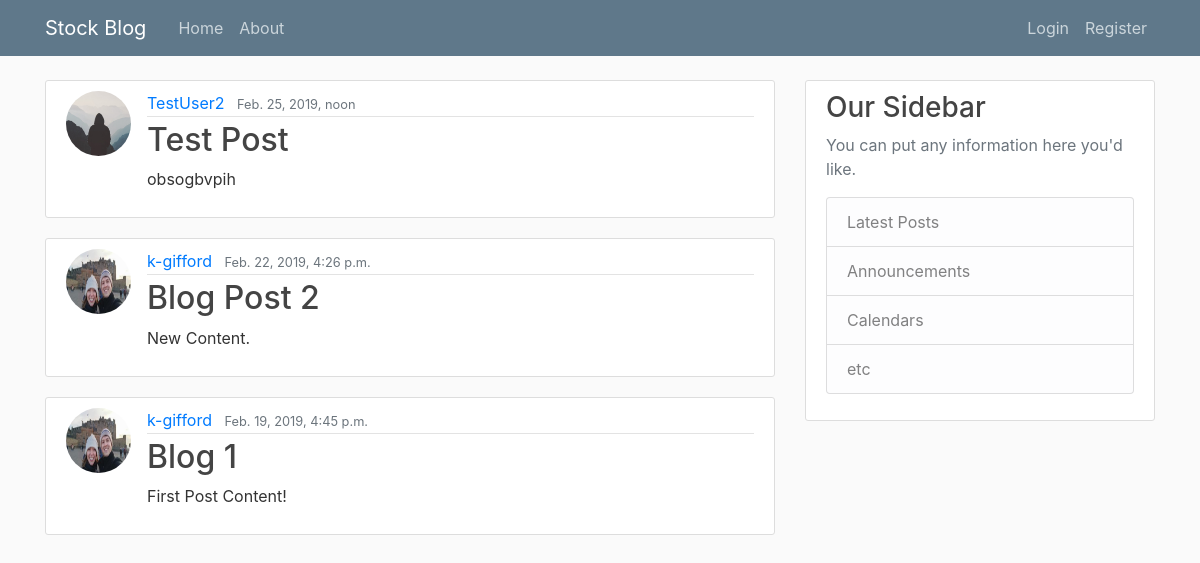
The app's page /, older data.
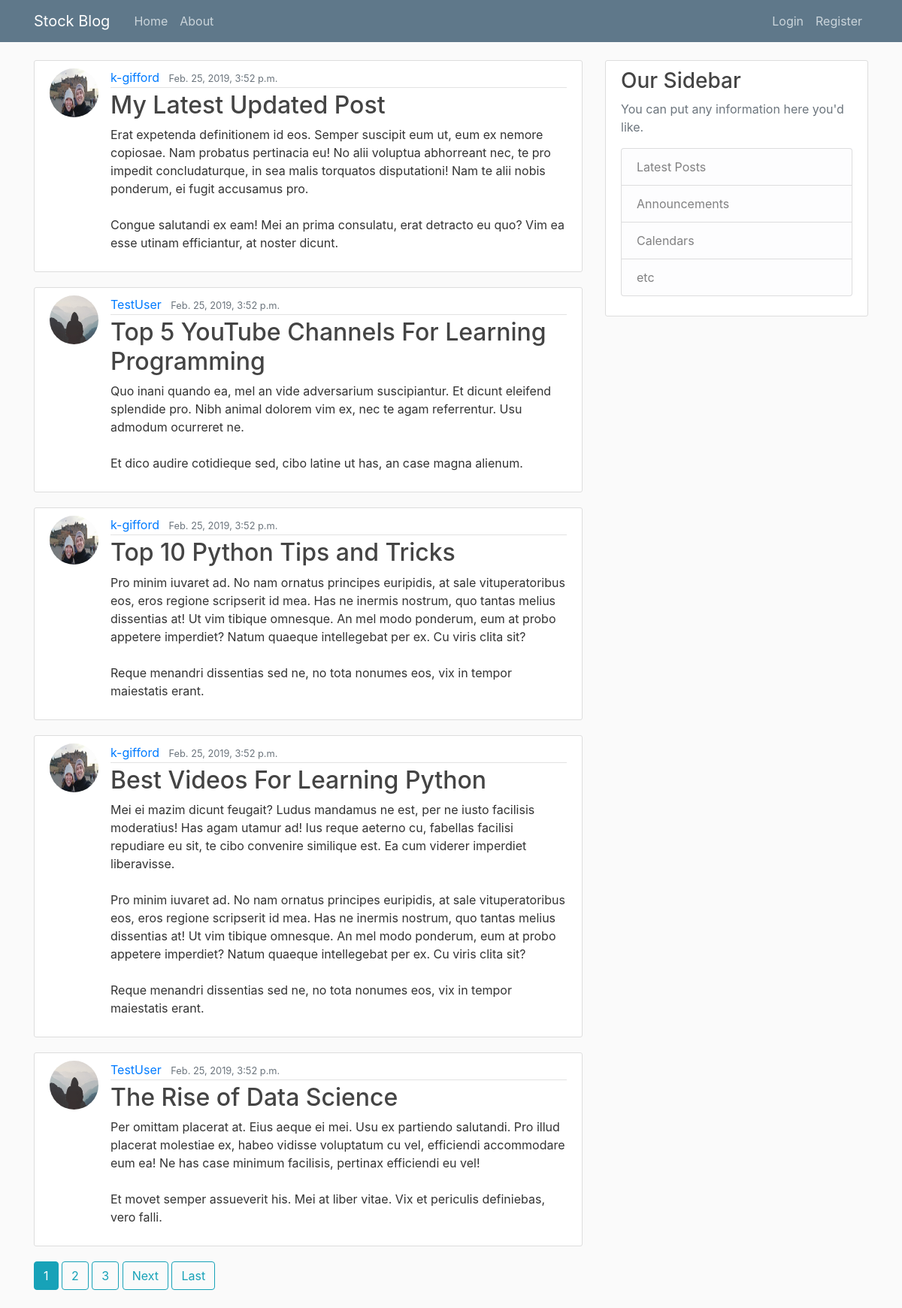
The same page, newer data.
### stock_blog/models.py (models this page shows, shortened)
class Post(models.Model):
    title = models.CharField(max_length=100)
    content = models.TextField()
    date_posted = models.DateTimeField(default=timezone.now)
    author = models.ForeignKey(User, on_delete=models.CASCADE)

### users/models.py (models this page shows, shortened)
class Profile(models.Model):
    user = models.OneToOneField(User, on_delete=models.CASCADE)
    image = models.ImageField(default='default.jpg', upload_to='profile_pics')

### stock_blog/views.py (the view)
# urls.py: path('', PostListView.as_view(), name='blog-home'),
class PostListView(ListView):
    model = Post
    template_name = 'stock_blog/home.html'  # <app>/<model>_<viewtype>.html
    context_object_name = 'posts'
    ordering = ['-date_posted']
    paginate_by = 5

### stock_blog/templates/stock_blog/home.html (shortened to what this page needs)
{% extends "stock_blog/base.html" %}
{% block content %}
  {% for post in posts %}
    <article class="media content-section">
      <img class="rounded-circle article-img" src="{{ post.author.profile.image.url }}">
      <div class="media-body">
        <div class="article-metadata">
          <a class="mr-2" href="#">{{ post.author }}</a>
          <small class="text-muted">{{ post.date_posted }}</small>
        </div>
        <h2><a class="article-title" href="{% url 'post-detail' post.id %}">{{ post.title }}</a></h2>
        <p class="article-content">{{ post.content }}</p>
      </div>
    </article>
  {% endfor %}
  {% if is_paginated %}
    {% for num in page_obj.paginator.page_range %}
      {% if page_obj.number == num %}
        <a class="btn btn-info mb-4" href="?page={{ num }}">{{ num }}</a>
      {% elif num > page_obj.number|add:'-3' and num < page_obj.number|add:'3' %}
        <a class="btn btn-outline-info mb-4" href="?page={{ num }}">{{ num }}</a>
      {% endif %}
    {% endfor %}
    {% if page_obj.has_next %}
      <a class="btn btn-outline-info mb-4" href="?page={{ page_obj.next_page_number }}">Next</a>
      <a class="btn btn-outline-info mb-4" href="?page={{ page_obj.paginator.num_pages }}">Last</a>
    {% endif %}
  {% endif %}
{% endblock content %}

Row changes from the older to the newer data that the page shows:
no longer on this page (row unchanged): Post: author.profile.image (placeholder picture), author "TestUser2", date_posted "Feb. 25, 2019, noon", title "Test Post", content "obsogbvpih"
no longer on this page (row unchanged): Post: author.profile.image (picture), author "k-gifford", date_posted "Feb. 22, 2019, 4:26 p.m.", title "Blog Post 2", content "New Content."
no longer on this page (row unchanged): Post: author.profile.image (picture), author "k-gifford", date_posted "Feb. 19, 2019, 4:45 p.m.", title "Blog 1", content "First Post Content!"
added Post: author.profile.image (picture), author "k-gifford", date_posted "Feb. 25, 2019, 3:52 p.m.", title "My Latest Updated Post", content "Erat expetenda definitionem id eos. Semper suscipit eum ut, eum ex nemore copiosae. Nam probatus pertinacia eu! No alii voluptua abhorreant nec, te pro impedit concludaturque, in sea malis torquatos disputationi! Nam te alii nobis ponderum, ei fugit accusamus pro. Congue salutandi ex eam! Mei an prima consulatu, erat detracto eu quo? Vim ea esse utinam efficiantur, at noster dicunt."
added Post: author.profile.image (placeholder picture), author "TestUser", date_posted "Feb. 25, 2019, 3:52 p.m.", title "Top 5 YouTube Channels For Learning Programming", content "Quo inani quando ea, mel an vide adversarium suscipiantur. Et dicunt eleifend splendide pro. Nibh animal dolorem vim ex, nec te agam referrentur. Usu admodum ocurreret ne. Et dico audire cotidieque sed, cibo latine ut has, an case magna alienum."
added Post: author.profile.image (picture), author "k-gifford", date_posted "Feb. 25, 2019, 3:52 p.m.", title "Top 10 Python Tips and Tricks", content "Pro minim iuvaret ad. No nam ornatus principes euripidis, at sale vituperatoribus eos, eros regione scripserit id mea. Has ne inermis nostrum, quo tantas melius dissentias at! Ut vim tibique omnesque. An mel modo ponderum, eum at probo appetere imperdiet? Natum quaeque intellegebat per ex. Cu viris clita sit? Reque menandri dissentias sed ne, no tota nonumes eos, vix in tempor maiestatis erant."
added Post: author.profile.image (picture), author "k-gifford", date_posted "Feb. 25, 2019, 3:52 p.m.", title "Best Videos For Learning Python", content "Mei ei mazim dicunt feugait? Ludus mandamus ne est, per ne iusto facilisis moderatius! Has agam utamur ad! Ius reque aeterno cu, fabellas facilisi repudiare eu sit, te cibo convenire similique est. Ea cum viderer imperdiet liberavisse. Pro minim iuvaret ad. No nam ornatus principes euripidis, at sale vituperatoribus eos, eros regione scripserit id mea. Has ne inermis nostrum, quo tantas melius dissentias at! Ut vim tibique omnesque. An mel modo ponderum, eum at probo appetere imperdiet? Natum quaeque intellegebat per ex. Cu viris clita sit? Reque menandri dissentias sed ne, no tota nonumes eos, vix in tempor maiestatis erant."
added Post: author.profile.image (placeholder picture), author "TestUser", date_posted "Feb. 25, 2019, 3:52 p.m.", title "The Rise of Data Science", content "Per omittam placerat at. Eius aeque ei mei. Usu ex partiendo salutandi. Pro illud placerat molestiae ex, habeo vidisse voluptatum cu vel, efficiendi accommodare eum ea! Ne has case minimum facilisis, pertinax efficiendi eu vel! Et movet semper assueverit his. Mei at liber vitae. Vix et periculis definiebas, vero falli."
Text that changed along with them:
new list line: "1"
new list line: "2"
new list line: "3"
text now shown: "Next Last"
